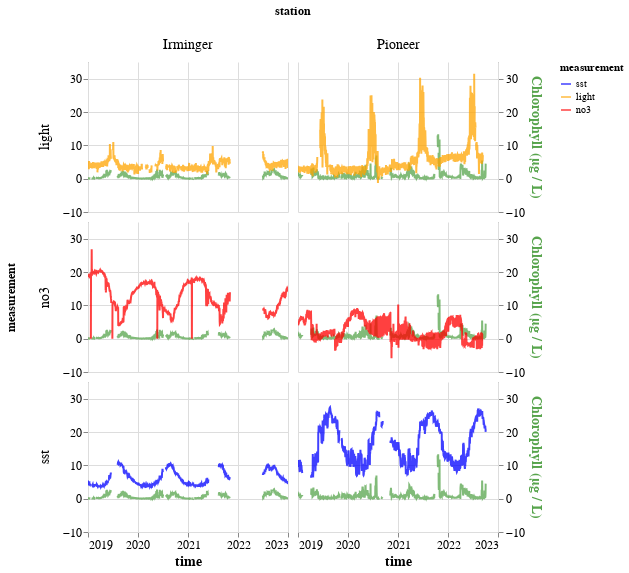

Notebook source saved alongside this figure:
### Markdown cell above
# Learning Objective #2
How do Temperature, Light, and Nitrate change with Chlorophyll?

### Code cell
from plotting_functions import plot_environmental
all_data = combine_datasets(all_chl, all_light, all_no3)
plot_environmental(all_data)

### Figure 1 — Vega-Lite specification as saved in the notebook (floating-point values rounded to 4 significant figures; data arrays with more than 128 entries replaced by an {"elided": "..."} marker saying what was removed)
{"config": {"view": {"continuousWidth": 300, "continuousHeight": 300, "stroke": null}, "axis": {"labelFontSize": 12, "titleFontSize": 14}, "facet": {"spacing": 10}, "header": {"labelFontSize": 14, "titleFontSize": 12}}, "data": {"name": "data-338a86f895d67e01c727007ea8a92468"}, "facet": {"column": {"field": "station", "type": "nominal"}, "row": {"field": "measurement", "type": "nominal"}}, "spec": {"layer": [{"mark": {"type": "line", "color": "#57A44C", "opacity": 0.75}, "encoding": {"tooltip": [{"field": "time", "type": "temporal"}, {"field": "station", "type": "nominal"}, {"field": "measurement", "type": "ordinal"}, {"field": "chl", "type": "quantitative"}], "x": {"field": "time", "type": "temporal"}, "y": {"axis": {"orient": "right", "title": "Chlorophyll (µg / L)", "titleColor": "#57A44C"}, "field": "chl", "type": "quantitative"}}, "name": "view_2"}, {"mark": {"type": "line", "opacity": 0.75}, "encoding": {"color": {"field": "measurement", "scale": {"domain": ["sst", "light", "no3"], "range": ["blue", "orange", "red"]}, "type": "nominal"}, "tooltip": [{"field": "time", "type": "temporal"}, {"field": "station", "type": "nominal"}, {"field": "measurement", "type": "ordinal"}, {"field": "value", "type": "quantitative"}], "x": {"field": "time", "type": "temporal"}, "y": {"axis": {"orient": "left"}, "field": "value", "title": null, "type": "quantitative"}}}], "height": 150, "width": 200}, "params": [{"name": "param_2", "select": {"type": "interval", "encodings": ["x", "y"]}, "bind": "scales", "views": ["view_2"]}], "$schema": "https://vega.github.io/schema/vega-lite/v5.20.1.json", "datasets": {"data-338a86f895d67e01c727007ea8a92468": {"elided": "8619 records"}}}
